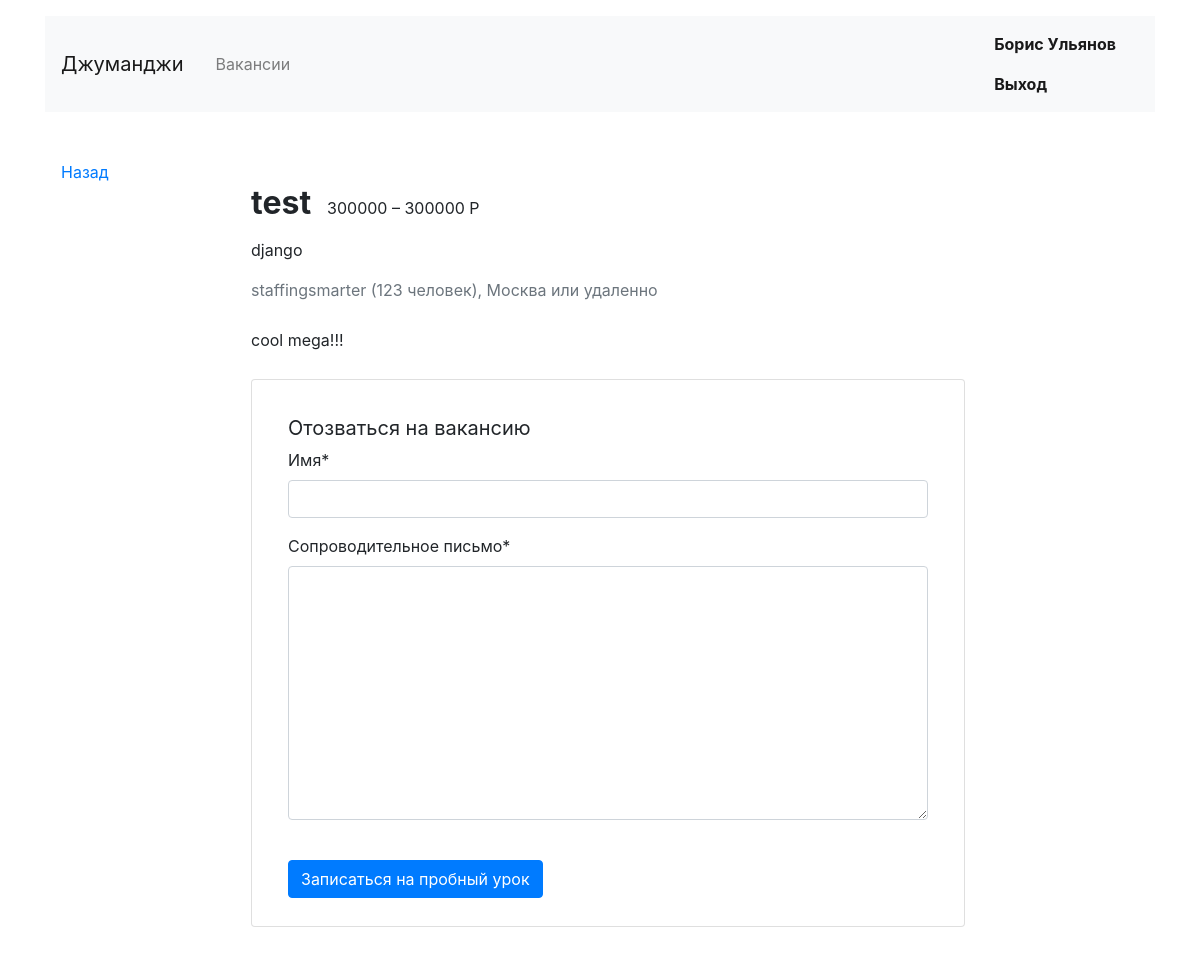
Page /vacancies/6/ (signed in) on the earlier database version.
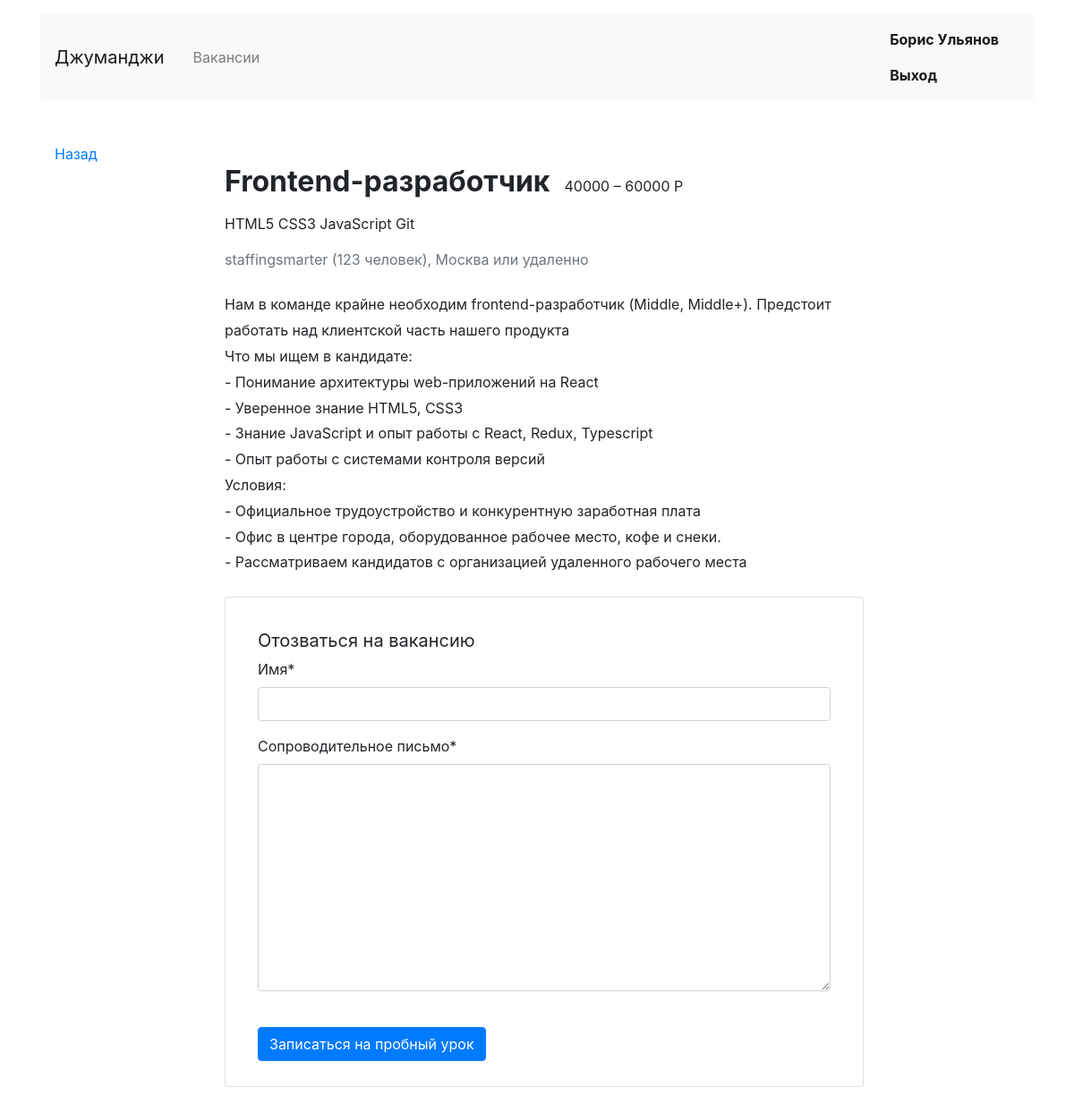
Same page on the later database version.
### vacancies/models.py (models this page shows, shortened)
class Vacancy(models.Model):
    title = models.CharField(max_length=50, verbose_name='Название вакансии')
    specialty = models.ForeignKey('Specialty', related_name="vacancies", on_delete=models.CASCADE,
                                  verbose_name='Специализация')
    company = models.ForeignKey('Company', related_name="vacancies", on_delete=models.CASCADE)
    skills = models.CharField(max_length=200, verbose_name='Требуемые навыки')
    description = models.TextField(verbose_name='Описание вакансии')
    salary_min = models.IntegerField(verbose_name='Зарплата от')
    salary_max = models.IntegerField(verbose_name='Зарплата до')
    published_at = models.DateField(default=timezone.now)

class Company(models.Model):
    name = models.CharField(max_length=50, verbose_name='Название компании')
    location = models.CharField(max_length=50, verbose_name='География')
    logo = models.ImageField(
        upload_to=DEFAULT_FILE_STORAGE,
        verbose_name='Логотип', blank=True, default='company_images/default.png',
    )
    description = models.CharField(max_length=100, verbose_name='Информация о компании')
    employee_count = models.IntegerField(verbose_name='Количество человек в компании')
    owner = models.OneToOneField(User, on_delete=models.PROTECT, related_name='owner_of_company')

### vacancies/views.py (the view, shortened to what this page needs)
# urls.py: path('vacancies/<int:vacancy>/', views.ThisVacancyView.as_view(), name='vacancy'),
class ThisVacancyView(LoginRequiredMixin, View):
    def get(self, request, vacancy):
        this_vacancy = get_object_or_404(Vacancy, id=vacancy)
        return render(request, 'vacancies/vacancy.html', {'this_vacancy': this_vacancy, 'form': ApplicationForm})

### vacancies/templates/vacancies/vacancy.html (shortened to what this page needs)
{% extends 'vacancies/base.html' %}
{% load crispy_forms_filters %}
{% load crispy_forms_tags %}
{% block content %}
  <main class="container mt-3 pb-5">
    <div class="row mt-5">
      <div class="col-12 col-lg-2">
        <div class="pl-3 mb-5">
          <p><a href="{% url 'home' %}">Назад</a></p>
        </div>
      </div>
      <div class="col-12 col-lg-8">
        <section class="pl-3">
          <div class="d-flex align-items-baseline align-content-baseline">
            <h1 class="h2 mt-4 font-weight-bold" >{{ this_vacancy.title }}</h1>
            <p class="m-0 pl-3">{{ this_vacancy.salary_min }} – {{ this_vacancy.salary_max }} Р</p>
          </div>
          <p class="mt-2">{{ this_vacancy.skills }}</p>
          <p class="text-muted mb-4">{{ this_vacancy.company.name }} ({{ this_vacancy.company.employee_count }} человек), {{ this_vacancy.company.location }} или удаленно</p>
          <div style="line-height: 1.8;">
            {{ this_vacancy.description|safe }}
          </div>
          <form action="" method="post" class="card mt-4 mb-3" enctype="multipart/form-data">
            <div class="card-body mx-3">
              <p class="h5 mt-3 font-weight-normal">Отозваться на вакансию</p>
                {{ form|crispy }}
              <input type="submit" class="btn btn-primary mt-4 mb-2" value="Записаться на пробный урок">
            </div>
          </form>
        </section>
      </div>
    </div>
  </main>
{% endblock %}

Differences in the rows shown:
changed Vacancy "staffingsmarter": title "test" → "Frontend-разработчик"; salary_min "300000" → "40000"; salary_max "300000" → "60000"; skills "django" → "HTML5 CSS3 JavaScript Git"; description "cool mega!!!" → "Нам в команде крайне необходим frontend-разработчик (Middle, Middle+). Предстоит работать над клиентской часть нашего продукта Что мы ищем в кандидате: - Понимание архитектуры web-приложений на React - Уверенное знание HTML5, CSS3 - Знание JavaScript и опыт работы с React, Redux, Typescript - Опыт работы с системами контроля версий Условия: - Официальное трудоустройство и конкурентную заработная плата - Офис в центре города, оборудованное рабочее место, кофе и снеки. - Рассматриваем кандидатов с организацией удаленного рабочего места"
